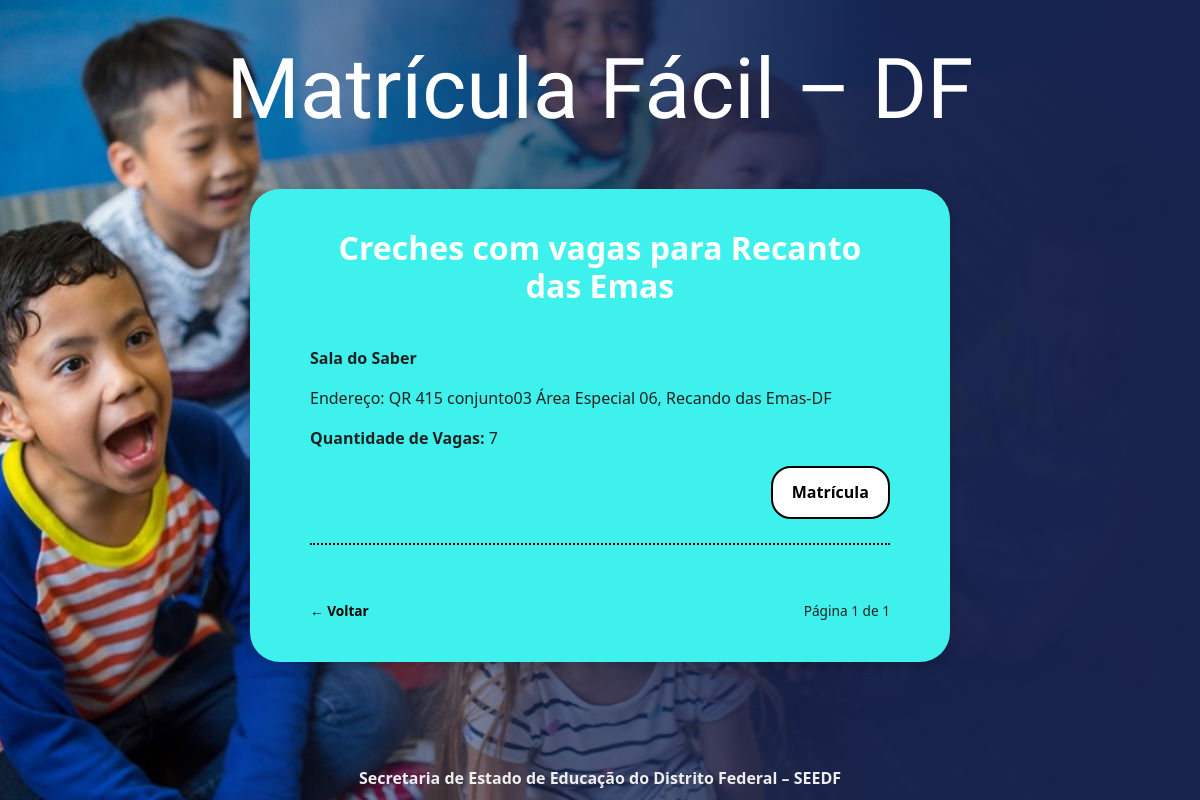
The app's page /creches/?ra=2 with its own data.
### MVT/models.py (models this page shows, shortened)
class RegiaoAdministrativa(models.Model):
    nome = models.CharField(max_length=100)

class Creche(models.Model):
    nome = models.CharField(max_length=200)
    endereco = models.TextField()
    regiao = models.ForeignKey(RegiaoAdministrativa, on_delete=models.CASCADE)
    vagas_disponiveis = models.PositiveIntegerField()
    telefone = models.CharField(max_length=20)

### MVT/views.py (the view)
# urls.py: path('creches/', views.lista_creches, name='lista_creches'),
def lista_creches(request):
    ra_id = request.GET.get('ra')
    creches = []
    nome_ra = ''
    page = request.GET.get('page', 1)
    if ra_id:
        ra = get_object_or_404(RegiaoAdministrativa, id=ra_id)
        nome_ra = ra.nome
        todas_creches = Creche.objects.filter(regiao_id=ra_id, vagas_disponiveis__gt=0).order_by('nome')
        paginator = Paginator(todas_creches, 2)
        creches = paginator.get_page(page)
    return render(request, 'creches.html', {
        'creches': creches,
        'nome_ra': nome_ra,
        'ra_id': ra_id,
    })

### MVT/templates/creches.html (shortened to what this page needs)
{% load static %}
<!DOCTYPE html>
<html lang="pt-br">
<head>
    <link href="https://cdn.jsdelivr.net/npm/bootstrap@5.3.0/dist/css/bootstrap.min.css" rel="stylesheet">
    <link rel="stylesheet" href="{% static 'css/lista_creches.css' %}">
</head>
<body>
    <header class="titulo">
        <h1>Matrícula Fácil – DF</h1>
    </header>
    <div class="bloco-lista">
        <h2>Creches com vagas para {{ nome_ra }}</h2>
        {% if creches %}
        {% for creche in creches %}
        <div class="creche-item">
            <p><strong>{{ creche.nome }}</strong></p>
            <p>Endereço: {{ creche.endereco }}</p>
            <p><strong>Quantidade de Vagas:</strong> {{ creche.vagas_disponiveis }}</p>
            <div class="matricula-wrapper">
                <a href="{% url 'matricula' creche.id %}" class="btn-matricula">Matrícula</a>
            </div>
        </div>
        {% endfor %}
        {% else %}
        <div class="sem-vagas">
            <p>⚠️ Nenhuma creche com vagas disponíveis nesta região.</p>
        </div>
        {% endif %}
        <div class="botoes-rodape">
            <a href="{% url 'index' %}" class="voltar">← Voltar</a>
            <div class="navegacao-paginacao">
                <span>Página {{ creches.number }} de {{ creches.paginator.num_pages }}</span>
            </div>
        </div>
    </div>
    <footer class="footer">
        Secretaria de Estado de Educação do Distrito Federal – SEEDF
    </footer>
</body>
</html>

### static/css/lista_creches.css (style rules this page uses)
html, body { height: 100%; margin: 0; display: flex; flex-direction: column; }
body { margin: 0; font-family: 'Segoe UI', sans-serif; background: url("../images/fundo.jpg") no-repeat center center fixed; background-size: cover; color: #222; }
.titulo h1 { font-family: 'Crafty Girls', cursive; font-size: 6vw; text-align: center; color: white; margin-top: 5vh; }
h2 { color: white; }
.bloco-lista { background-color: #3ef1ec; width: 90%; max-width: 700px; margin: 5vh auto; padding: 4vh 4vw; border-radius: 30px; box-shadow: 0px 4px 12px rgba(0,0,0,0.2); text-align: left; }
.bloco-lista h2 { text-align: center; font-weight: bold; margin-bottom: 4vh; }
.creche-item { padding: 1vh 0; border-bottom: 2px dotted black; margin-bottom: 0; gap: 1px; }
.matricula-wrapper { display: flex; justify-content: flex-end; margin-top: 0; }
.btn-matricula { background-color: white; color: #000; border: 2px solid #000; border-radius: 20px; padding: 0.8em 1.2em; font-weight: bold; text-decoration: none; transition: background-color 0.3s ease, color 0.3s ease; margin-bottom: 2vh; margin-top: 0; gap: 0; font-size: 1em; }
.botoes-rodape { display: flex; justify-content: space-between; margin-top: 4vh; font-size: 0.9em; }
.navegacao-paginacao { display: flex; align-items: center; justify-content: center; gap: 10px; margin-top: 3vh; font-size: 0.95em; }
.voltar { text-decoration: none; color: black; font-weight: bold; gap: 10px; margin-top: 3vh; font-size: 0.95em; }
.footer { text-align: center; margin-top: 8vh; margin-bottom: 4vh; font-size: 1em; font-weight: bold; color: #eee; }
@media (max-width: 1366px) { .titulo h1 { font-size: 7vw; } }
@media (max-width: 1366px) { .bloco-lista { width: 95%; padding: 5vh 5vw; } }

### records on screen
RegiaoAdministrativa: nome "Recanto das Emas"
Creche: nome "Sala do Saber", endereco "QR 415 conjunto03 Área Especial 06, Recando das Emas-DF", vagas_disponiveis "7"

### other values on screen
{{ creches.number }} "1"
{{ creches.paginator.num_pages }} "1"
